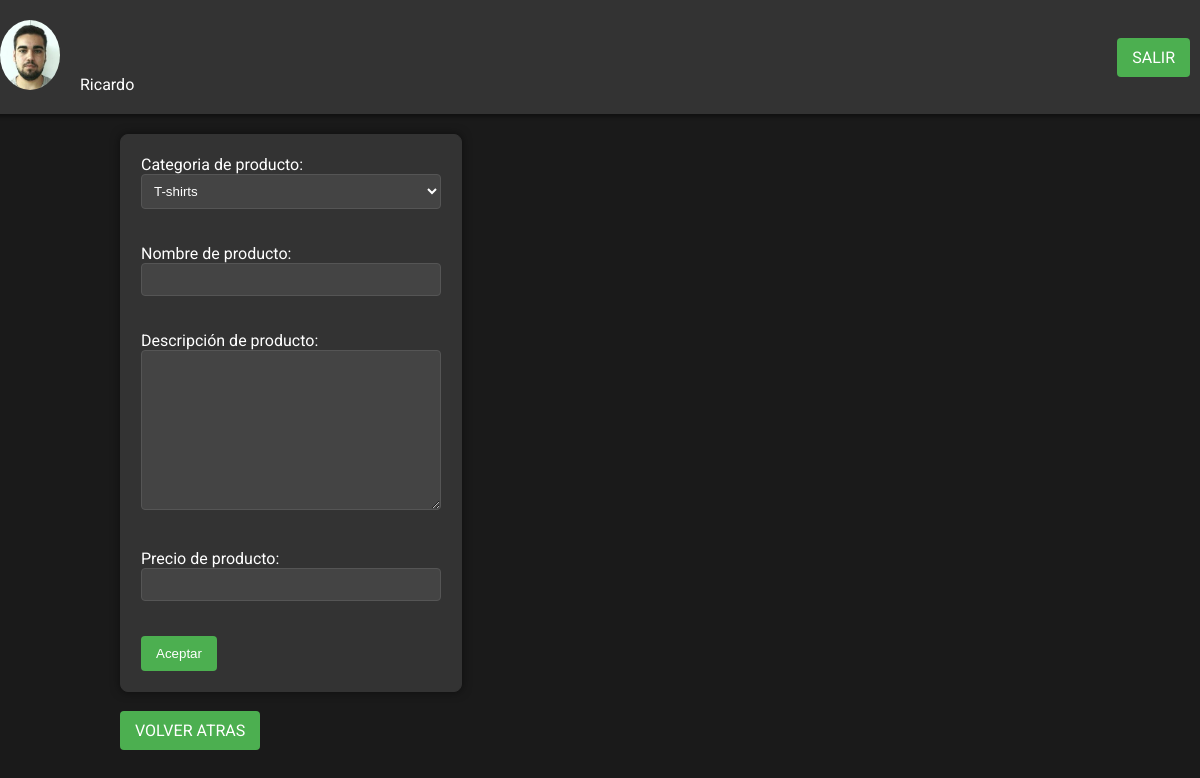
The app's page /PROYECTO/nuevo_pro.php (signed in) with its own data.
### tables this page shows
CREATE TABLE `usuarios` (
  `login` varchar(20) NOT NULL,
  `password` varchar(255) NOT NULL,
  `imagen` varchar(255) NOT NULL,
  `nombre` varchar(50) NOT NULL
);

### PROYECTO/nuevo_pro.php (the view, shortened to what this page needs)
<?php
include 'config.php';
try{
    $con = new PDO($dsn,$usuario,$contrasena);
} catch (PDOException $e){
}
?>
<!DOCTYPE html>
<html lang="es">
<head>
</head>
<body>
  <header>
    <div>
        <?php
        try{
            $sql="SELECT nombre, imagen from usuarios";
            $stmt=$con->prepare($sql);
            if	($stmt->execute()){
                while	($fila=$stmt->fetch()){
                    echo "<img src='".$fila['imagen']."' width='60px' height='70px' />";
                    echo $fila['nombre'];
                }
            }
            } catch (PDOException $e){
                die ("Error al mostrar datos");
            } catch (Exception $e){
                die ("Error de acceso");
            }
        ?>
    </div>
    <a href="salir.php">SALIR</a>
  </header>
  <section>
    <form method="post" enctype="multipart/form-data">
        Categoria de producto:
        <select id="categoria" name="categoria">
        <?php
          try {
            $sql="Select nombre, id from categorias";
            $stmt=$con->prepare($sql);
            if  ($stmt->execute()){
              while ($fila=$stmt->fetch()){
        ?>
                    <option value="<?=$fila['id']?>"><?=$fila['nombre']?></option>
        <?php
              }
            }
            } catch (PDOException $e){
              echo $stmt->debugDumpParams();
              die("Error de conexión".$e->getMessage());
            }
        ?>
        </select><br><br>
        Nombre de producto: <input type="text" name="nombre" value="<?=isset($nombre) && isset($errores) ? $nombre : ''?>"  /><br/>
        <?=isset($errores['nombre']) ? "<span style='color:red'>{$errores['nombre']}</span>" : ''?><br>
        Descripción de producto: <br><textarea name="texto" height="161px" width="300px"  ></textarea><br>
        <?=isset($errores['texto']) ? "<span style='color:red'>{$errores['texto']}</span>" : ''?><br>
        Precio de producto: <input type="text" name="precio" value="<?=isset($precio) && isset($errores) ? $precio : ''?>" /><br/>
        <?=isset($errores['precio']) ? "<span style='color:red'>{$errores['precio']}</span>" : ''?><br>
        <input type="submit"  name="aceptar" value="Aceptar"/>
    </form>
    <br>
    <a href="productos.php">VOLVER ATRAS</a>
  </section>
</body>
</html>

### PROYECTO/nuevo_pro.php (style rules this page uses)
body { display: flex; flex-direction: column; align-items: center; justify-content: center; margin: 0; font-family: 'Roboto', sans-serif; background-color: #1a1a1a; color: #fff; }
header { display: flex; align-items: center; justify-content: space-between; width: 100%; padding: 20px; background-color: #333; box-shadow: 0 2px 5px rgba(0, 0, 0, 0.5); }
header img { border-radius: 50%; margin-right: 20px; }
a, .button { display: inline-block; margin-right: 10px; background-color: #4CAF50; color: white; padding: 10px 15px; text-decoration: none; border: none; border-radius: 4px; cursor: pointer; }
section { width: 80%; margin-top: 20px; }
form { border: 1px solid #333; padding: 20px; border-radius: 8px; box-shadow: 0 0 10px rgba(0, 0, 0, 0.5); background-color: #333; width: 300px; }
input[type="text"], input[type="file"] { width: 100%; padding: 8px; margin-bottom: 16px; box-sizing: border-box; background-color: #444; color: #fff; border: 1px solid #555; border-radius: 4px; }
textarea { width: 100%; height: 160px; padding: 8px; margin-bottom: 16px; box-sizing: border-box; background-color: #444; color: #fff; border: 1px solid #555; border-radius: 4px; }
select { width: 100%; padding: 8px; margin-bottom: 16px; box-sizing: border-box; background-color: #444; color: #fff; border: 1px solid #555; border-radius: 4px; }
input[type="submit"] { background-color: #4CAF50; color: white; padding: 10px 15px; border: none; border-radius: 4px; cursor: pointer; }

### records on screen
usuarios: imagen (picture), nombre "Ricardo"

### other values on screen
form field categoria "T-shirts"
